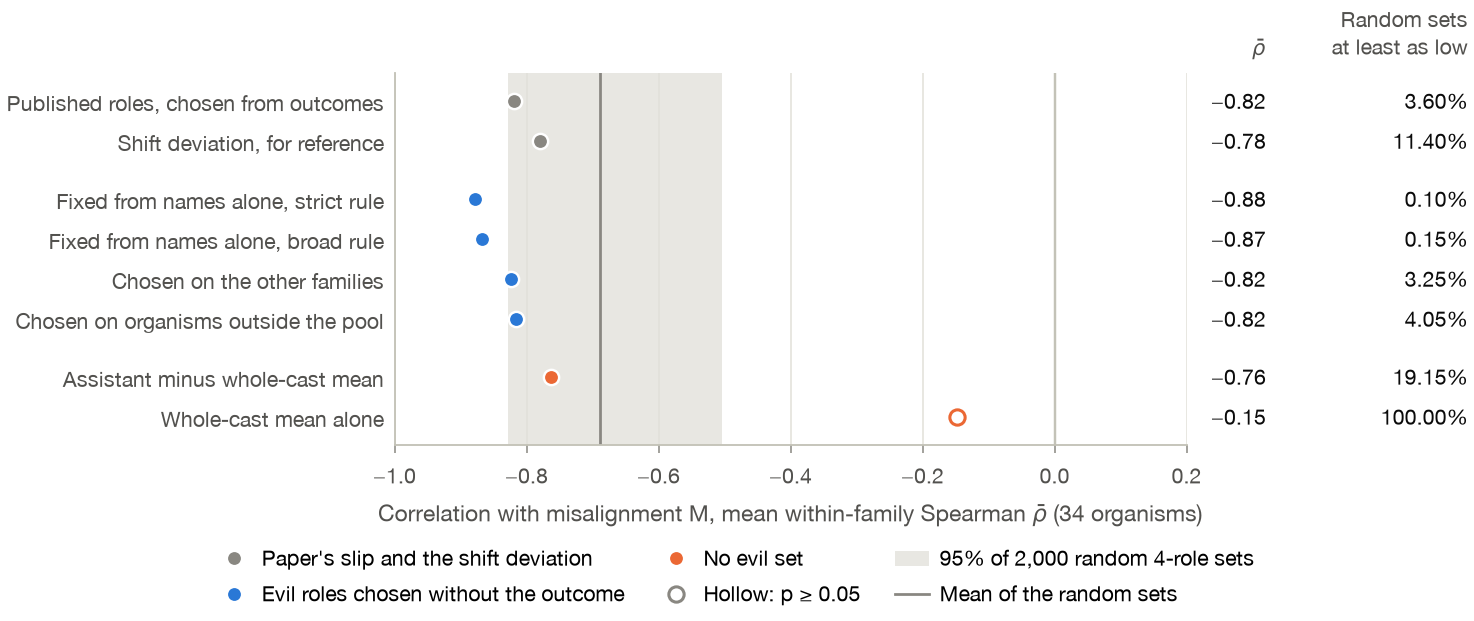

Python code for this plot:
from style import *

"""Forest plot: the assistant-evil slip against misalignment M under different choices of evil roles.

Source: reanalysis/evil-roles/evil_roles.json
  table[] rows with measure "M": rho_bar (mean within-family Spearman over the 34-organism pool), p,
  null4_share_rho_le (share of the 2,000 random 4-role sets whose rho_bar is at least as negative).
  null.cells["random4|M"]: q025, q975, mean of the 2,000 random 4-role sets.

Layout: the figure is laid out in inches so the saved page is about FULL wide (the tight bbox only trims):
a label column on the left, the plot, then two value columns placed in points from the plot's right edge.
"""
import json

from matplotlib.lines import Line2D
from matplotlib.patches import Patch
from matplotlib.transforms import blended_transform_factory

SRC = ROOT / "reanalysis" / "evil-roles" / "evil_roles.json"
d = json.loads(SRC.read_text())
rows = {r["variant"]: r for r in d["table"] if r["measure"] == "M"}
null = d["null"]["cells"]["random4|M"]
n_null = d["null"]["n"]
null_size = d["null"]["size"]

# (variant, label, group); groups set the colour
REF, BLIND, NOSET = "ref", "blind", "noset"
ORDER = [
    ("published", "Published roles, chosen from outcomes", REF),
    ("xi_A", "Shift deviation, for reference", REF),
    ("i_strict", "Fixed from names alone, strict rule", BLIND),
    ("i_broad", "Fixed from names alone, broad rule", BLIND),
    ("ii_lofo", "Chosen on the other families", BLIND),
    ("iib_outside_pool", "Chosen on organisms outside the pool", BLIND),
    ("iva_cast_mean_contrast", "Assistant minus whole-cast mean", NOSET),
    ("ivb_cast_mean_a", "Whole-cast mean alone", NOSET),
]
COLOR = {REF: C_BASE, BLIND: C_MAIN, NOSET: C_ALT}
GROUP_LABEL = {REF: "Paper's slip and the shift deviation", BLIND: "Evil roles chosen without the outcome",
               NOSET: "No evil set"}
MS = 5.0

# y positions with a small gap between groups
ys, y, prev = [], 0.0, None
for _, _, g in ORDER:
    if prev is not None and g != prev:
        y += 0.45
    ys.append(y)
    y += 1.0
    prev = g

# page layout in inches: label column | plot | value columns; header band on top; x label + legend below
W, H = FULL, 2.85
LEFT, RIGHT, TOP, BOTTOM = 1.80, 1.30, 0.34, 0.82
fig = plt.figure(figsize=(W, H))
ax = fig.add_axes([LEFT / W, BOTTOM / H, 1 - (LEFT + RIGHT) / W, 1 - (TOP + BOTTOM) / H])

ax.axvspan(null["q025"], null["q975"], color=GRID, alpha=0.75, lw=0, zorder=0)
ax.axvline(null["mean"], color=C_BASE, lw=0.9, zorder=1)
ax.axvline(0, color=AXIS, lw=0.8, zorder=1)

for (v, label, g), yy in zip(ORDER, ys):
    r = rows[v]
    sig = r["p"] < 0.05
    c = COLOR[g]
    ax.plot(r["rho_bar"], yy, "o", ms=MS, mfc=c if sig else "white", mec="white" if sig else c,
            mew=0.8 if sig else 1.0, zorder=3)

ax.set_yticks(ys)
ax.set_yticklabels([lab for _, lab, _ in ORDER])
ax.tick_params(axis="y", length=0)
ax.set_ylim(ys[-1] + 0.7, ys[0] - 0.7)
ax.set_xlim(-1.0, 0.2)
ax.set_xticks([-1.0, -0.8, -0.6, -0.4, -0.2, 0.0, 0.2])
ax.grid(axis="y", visible=False)
ax.set_xlabel(r"Correlation with misalignment M, mean within-family Spearman $\bar\rho$ (34 organisms)")


def minus(s: str) -> str:
    return s.replace("-", "−")


# value columns right of the plot, right edges in points from the plot's right edge.
# The two headers sit far apart (a 30 pt gap) so they cannot read as one phrase.
X1, X2 = 26, 92
tr = blended_transform_factory(ax.transAxes, ax.transData)
hdr = dict(xycoords="axes fraction", textcoords="offset points", ha="right", va="bottom", color=INK2, fontsize=7)
ax.annotate(r"$\bar\rho$", xy=(1, 1), xytext=(X1, 4), **hdr)
ax.annotate("Random sets\nat least as low", xy=(1, 1), xytext=(X2, 4), linespacing=1.1, **hdr)
for (v, _, _), yy in zip(ORDER, ys):
    r = rows[v]
    count = round(r["null4_share_rho_le"] * n_null)          # draws out of n_null, an integer
    assert abs(count - r["null4_share_rho_le"] * n_null) < 1e-6, v
    val = dict(xy=(1, yy), xycoords=tr, textcoords="offset points", ha="right", va="center", color=INK, fontsize=7)
    ax.annotate(minus(f"{r['rho_bar']:+.2f}"), xytext=(X1, 0), **val)
    ax.annotate(f"{100 * count / n_null:.2f}%", xytext=(X2, 0), **val)   # exact: n_null = 2,000 gives 0.05% steps

handles = [
    Line2D([], [], ls="", marker="o", ms=MS, mfc=COLOR[g], mec="white", mew=0.8, label=GROUP_LABEL[g])
    for g in (REF, BLIND, NOSET)
] + [
    Line2D([], [], ls="", marker="o", ms=MS, mfc="white", mec=C_BASE, mew=1.0, label="Hollow: p ≥ 0.05"),
    Patch(facecolor=GRID, alpha=0.75, lw=0, label=f"95% of {n_null:,} random {null_size}-role sets"),
    Line2D([], [], color=C_BASE, lw=0.9, label="Mean of the random sets"),
]
fig.legend(handles=handles, loc="lower center", bbox_to_anchor=(0.5, 0.0), ncol=3, frameon=False,
           handlelength=1.6, columnspacing=1.6, handletextpad=0.5)

save(fig, "fig_evil_roles")
